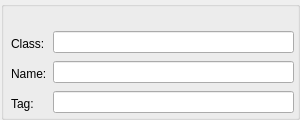
<?xml version="1.0" encoding="UTF-8"?>
<ui version="4.0">
 <class>ControlPropertyGridWidget</class>
 <widget class="QWidget" name="ControlPropertyGridWidget">
  <property name="geometry">
   <rect>
    <x>0</x>
    <y>0</y>
    <width>300</width>
    <height>120</height>
   </rect>
  </property>
  <property name="minimumSize">
   <size>
    <width>300</width>
    <height>120</height>
   </size>
  </property>
  <property name="windowTitle">
   <string>Form</string>
  </property>
  <widget class="QGroupBox" name="groupBox">
   <property name="geometry">
    <rect>
     <x>1</x>
     <y>1</y>
     <width>299</width>
     <height>119</height>
    </rect>
   </property>
   <property name="title">
    <string/>
   </property>
   <widget class="QLineEdit" name="tagLineEdit">
    <property name="geometry">
     <rect>
      <x>52</x>
      <y>90</y>
      <width>241</width>
      <height>22</height>
     </rect>
    </property>
   </widget>
   <widget class="QLabel" name="label">
    <property name="geometry">
     <rect>
      <x>10</x>
      <y>35</y>
      <width>41</width>
      <height>16</height>
     </rect>
    </property>
    <property name="text">
     <string>Class:</string>
    </property>
   </widget>
   <widget class="QLabel" name="label_2">
    <property name="geometry">
     <rect>
      <x>10</x>
      <y>65</y>
      <width>41</width>
      <height>16</height>
     </rect>
    </property>
    <property name="text">
     <string>Name:</string>
    </property>
   </widget>
   <widget class="QLineEdit" name="objectNameLineEdit">
    <property name="geometry">
     <rect>
      <x>52</x>
      <y>60</y>
      <width>241</width>
      <height>22</height>
     </rect>
    </property>
   </widget>
   <widget class="QLineEdit" name="classNameLineEdit">
    <property name="geometry">
     <rect>
      <x>52</x>
      <y>30</y>
      <width>241</width>
      <height>22</height>
     </rect>
    </property>
    <property name="readOnly">
     <bool>true</bool>
    </property>
   </widget>
   <widget class="QLabel" name="label_3">
    <property name="geometry">
     <rect>
      <x>10</x>
      <y>95</y>
      <width>31</width>
      <height>16</height>
     </rect>
    </property>
    <property name="text">
     <string>Tag:</string>
    </property>
   </widget>
  </widget>
 </widget>
 <resources/>
 <connections/>
</ui>
